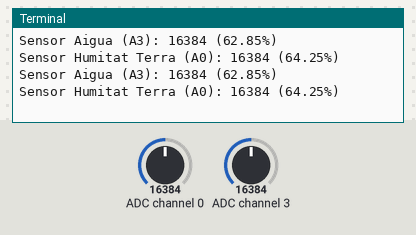
Simulated run of this program. Board: Raspberry Pi (BCM pin numbers). On the bench: the last lines printed to the terminal. The test bench sets the inputs (shaded band); at power-on: ADC channel 0 = 16384, ADC channel 3 = 16384 (analog values on the 0–32767 scale).

Above: at 1.2 s.
1.3 s: ADC channel 0 set to 22936
At 2.6 s:
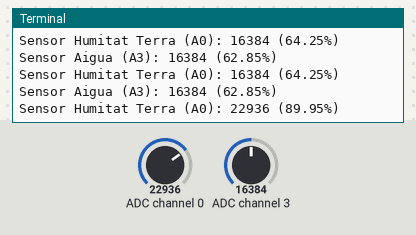
2.8 s: ADC channel 3 set to 22936
At 3.9 s:
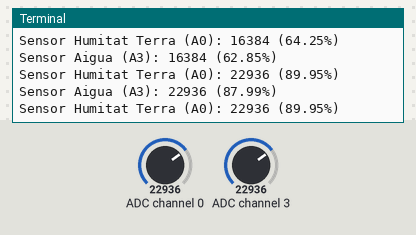
4.3 s: ADC channel 0 set to 25827
At 5.6 s:
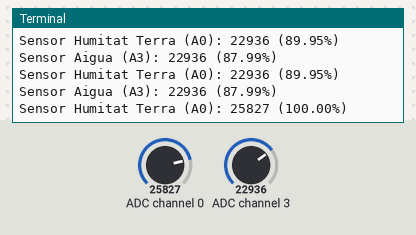
5.8 s: ADC channel 3 set to 25827
At 7.0 s:
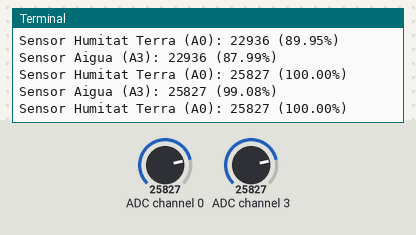
Timing chart, 0 to 8.3 s (numbered marks = the images above; inputs shaded):
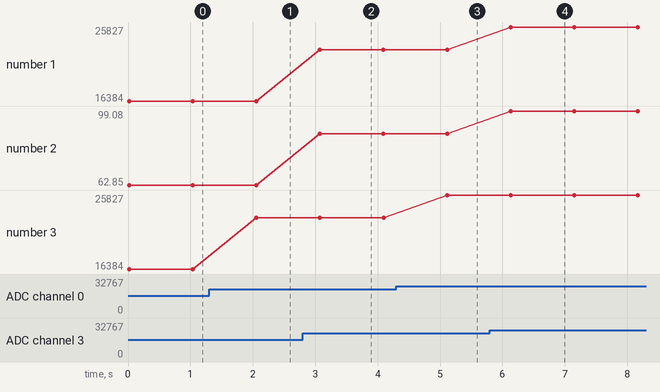

The program:

start_2.py
```python
import time
import Adafruit_ADS1x15

# Crear una instància del ADC ADS1115
ADC = Adafruit_ADS1x15.ADS1115(busnum = 1)

# Adreça I2C del ADS1115 (per defecte 0x48)
ADS1115_ADDRESS = 0x48

# Canals del ADC
WATER_SENSOR_CHANNEL = 3  # A3 per al sensor d'aigua
SOIL_SENSOR_CHANNEL = 0   # A0 per al sensor d'humitat de terra

# Guany del ADC (rang de tensió d'entrada)
GAIN = 1  # ±4.096V

# Calibració del sensor d'aigua
MIN_ADC_VALUE_WATER = 0    # Valor mínim en condicions seques
MAX_ADC_VALUE_WATER = 26068  # Valor màxim submergit en aigua

# Calibració del sensor d'humitat de terra
MIN_ADC_VALUE_SOIL = 0      # Valor mínim en condicions seques
MAX_ADC_VALUE_SOIL = 25500    # Valor màxim en condicions humides

def llegir_percentatge(adc_value, min_val, max_val):
    """
    Converteix el valor digitalitzat a un percentatge.
    :param adc_value: Valor digital del ADC.
    :param min_val: Valor mínim del sensor.
    :param max_val: Valor màxim del sensor.
    :return: Percentatge calculat (0-100%).
    """
    percentatge = (adc_value - min_val) / (max_val - min_val) * 100
    return max(0, min(100, percentatge))  # Assegurar que el valor està entre 0 i 100

try:
    while True:
        # Llegir el canal A3 (sensor d'aigua)
        water_value = ADC.read_adc(WATER_SENSOR_CHANNEL, gain=GAIN)
        water_percentage = llegir_percentatge(water_value, MIN_ADC_VALUE_WATER, MAX_ADC_VALUE_WATER)

        # Llegir el canal A0 (sensor d'humitat de terra)
        soil_value = ADC.read_adc(SOIL_SENSOR_CHANNEL, gain=GAIN)
        soil_percentage = llegir_percentatge(soil_value, MIN_ADC_VALUE_SOIL, MAX_ADC_VALUE_SOIL)

        # Mostrar els resultats
        print(f"Sensor Aigua (A3): {water_value} ({water_percentage:.2f}%)")
        print(f"Sensor Humitat Terra (A0): {soil_value} ({soil_percentage:.2f}%)")

        # Pausa d'1 segon entre lectures
        time.sleep(1)

except KeyboardInterrupt:
    print("Lectura aturada per l'usuari.")
```

Measured:
- after the input at 1.3 s, the terminal: prints a new line after 0.76 s (image 1)
- after the input at 2.8 s, the terminal: prints a new line after 0.27 s (image 2)
- after the input at 4.3 s, the terminal: prints a new line after 0.81 s (image 3)
- after the input at 5.8 s, the terminal: prints a new line after 0.33 s (image 4)
- plotted number 2: 62.85 → 87.99 after the input at 2.8 s, 87.99 → 99.08 after the input at 5.8 s
- plotted number 3: 16384 → 22936 after the input at 1.3 s, 22936 → 25827 after the input at 4.3 s
